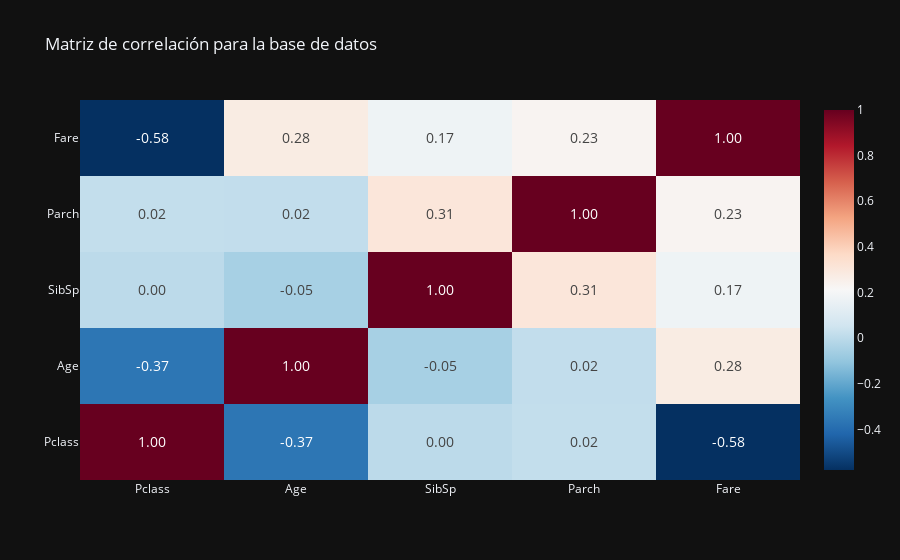

The code cell stored with this chart in its notebook:
### Code cell
corr_data = numeric_data.corr()

fig = go.Figure()

fig.add_trace(
    go.Heatmap(
        z = corr_data,
        x = numeric_columns,
        y = numeric_columns,
        text = corr_data.values,
        texttemplate="%{text:.2f}",
        colorscale="RdBu_r",
        textfont = dict(
            size = 14
        )
    )
)

fig.update_layout(
    template = "plotly_dark",
    title_text = "Matriz de correlación para la base de datos"
)

fig.show()

### Figure 1 — Plotly figure (JSON) as saved in the notebook; plotly's stock layout.template omitted (floating-point values rounded to 4 significant figures)
{"data": [{"colorscale": [[0, "rgb(5,48,97)"], [0.1, "rgb(33,102,172)"], [0.2, "rgb(67,147,195)"], [0.3, "rgb(146,197,222)"], [0.4, "rgb(209,229,240)"], [0.5, "rgb(247,247,247)"], [0.6, "rgb(253,219,199)"], [0.7, "rgb(244,165,130)"], [0.8, "rgb(214,96,77)"], [0.9, "rgb(178,24,43)"], [1, "rgb(103,0,31)"]], "text": [[1.0, -0.3656, 0.001087, 0.01872, -0.5781], [-0.3656, 1.0, -0.05091, 0.01531, 0.2753], [0.001087, -0.05091, 1.0, 0.3069, 0.1725], [0.01872, 0.01531, 0.3069, 1.0, 0.2307], [-0.5781, 0.2753, 0.1725, 0.2307, 1.0]], "textfont": {"size": 14}, "texttemplate": "%{text:.2f}", "type": "heatmap", "x": ["Pclass", "Age", "SibSp", "Parch", "Fare"], "y": ["Pclass", "Age", "SibSp", "Parch", "Fare"], "z": [[1.0, -0.3656, 0.001087, 0.01872, -0.5781], [-0.3656, 1.0, -0.05091, 0.01531, 0.2753], [0.001087, -0.05091, 1.0, 0.3069, 0.1725], [0.01872, 0.01531, 0.3069, 1.0, 0.2307], [-0.5781, 0.2753, 0.1725, 0.2307, 1.0]]}], "layout": {"title": {"text": "Matriz de correlación para la base de datos"}}}
